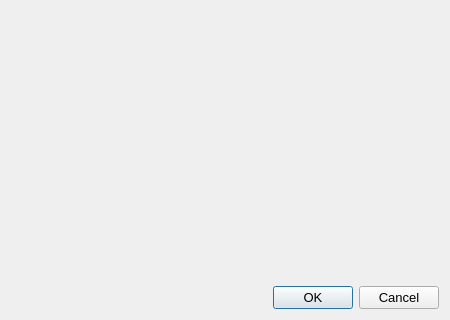
<?xml version="1.0" encoding="UTF-8"?>
<ui version="4.0">
 <class>OpenContestDialog</class>
 <widget class="QDialog" name="OpenContestDialog">
  <property name="geometry">
   <rect>
    <x>0</x>
    <y>0</y>
    <width>450</width>
    <height>320</height>
   </rect>
  </property>
  <property name="minimumSize">
   <size>
    <width>450</width>
    <height>320</height>
   </size>
  </property>
  <property name="windowTitle">
   <string>Open an Existing Contest</string>
  </property>
  <layout class="QVBoxLayout" name="verticalLayout">
   <item>
    <widget class="OpenContestWidget" name="openContestWidget" native="true"/>
   </item>
   <item>
    <widget class="QDialogButtonBox" name="buttonBox">
     <property name="styleSheet">
      <string notr="true">font-size:10pt;</string>
     </property>
     <property name="standardButtons">
      <set>QDialogButtonBox::Cancel|QDialogButtonBox::Ok</set>
     </property>
    </widget>
   </item>
  </layout>
 </widget>
 <customwidgets>
  <customwidget>
   <class>OpenContestWidget</class>
   <extends>QWidget</extends>
   <header>opencontestwidget.h</header>
   <container>1</container>
  </customwidget>
 </customwidgets>
 <resources/>
 <connections>
  <connection>
   <sender>buttonBox</sender>
   <signal>accepted()</signal>
   <receiver>OpenContestDialog</receiver>
   <slot>accept()</slot>
   <hints>
    <hint type="sourcelabel">
     <x>224</x>
     <y>294</y>
    </hint>
    <hint type="destinationlabel">
     <x>224</x>
     <y>159</y>
    </hint>
   </hints>
  </connection>
  <connection>
   <sender>buttonBox</sender>
   <signal>rejected()</signal>
   <receiver>OpenContestDialog</receiver>
   <slot>reject()</slot>
   <hints>
    <hint type="sourcelabel">
     <x>224</x>
     <y>294</y>
    </hint>
    <hint type="destinationlabel">
     <x>224</x>
     <y>159</y>
    </hint>
   </hints>
  </connection>
 </connections>
</ui>
